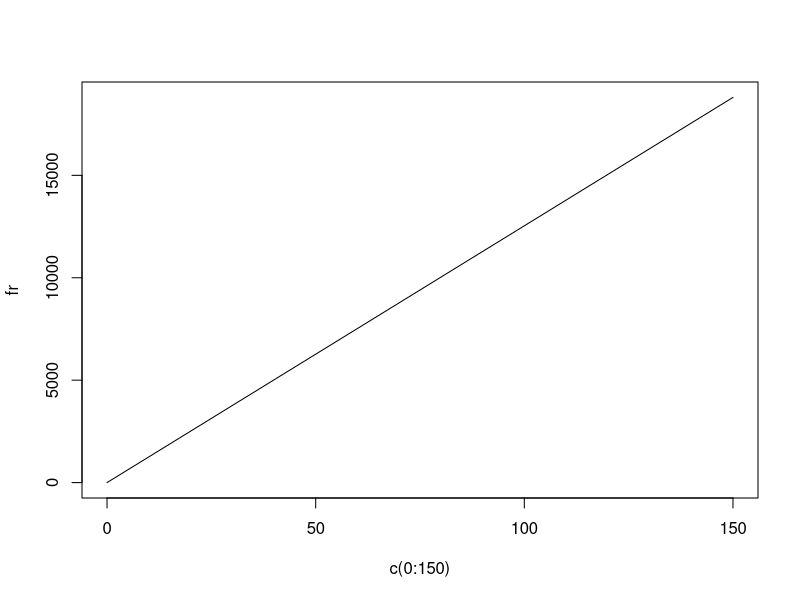

Recreate this plot in R.
predation<-function(P, P.L, N1, N2, N3){
  
  N = N1 + N2 + N3
  
  P.bm = (0.096868*(P.L/10)^3.2944)/10 #prawn length (mm) to weight (g) conversion from Lalrisanga et al (rosenbergii)
  
  N1.bm = 0.3124*0.4^2 - 0.1205*0.4 #4mm size class; length to weight from Sanna's data
  N2.bm = 0.3124*0.8^2 - 0.1205*0.8 #8mm size class; length to weight from Sanna's data
  N3.bm = 0.3124*1.2^2 - 0.1205*1.2 #12mm size class; length to weight from Sanna's data
  
  rps1 = P.bm / N1.bm
  rps2 = P.bm / N2.bm
  rps3 = P.bm / N3.bm
  
  ## TODO: refit functions for alpha and Th
  alpha1 = 1+0.03*rps1 #attack rate as a function of prawn to snail biomass ratio
  alpha2 = 1+0.03*rps2 #attack rate as a function of prawn to snail biomass ratio
  alpha3 = 1+0.03*rps3 #attack rate as a function of prawn to snail biomass ratio
  
  handle1 = (0.53623*exp(-0.05167*rps1))^-1 #handling time as a function of prawn to snail mass ratio
  handle2 = (0.53623*exp(-0.05167*rps2))^-1 #handling time as a function of prawn to snail mass ratio
  handle3 = (0.53623*exp(-0.05167*rps3))^-1 #handling time as a function of prawn to snail mass ratio
  
  gam1 = 1 #1/3 + 0.5*exp(-0.15*P.bm)
  gam3 = 1 #1/3*exp(-12*exp(-0.2*P.bm))
  gam2 = 1 #1 - gam1 - gam3
  
  ## Probably needs tweaking
  #gam_star1 = gam1*(N1/N) / (gam1*(N1/N) + gam2*(N2/N) + gam3*(N3/N))
  #gam_star2 = gam2*(N2/N) / (gam1*(N1/N) + gam2*(N2/N) + gam3*(N3/N))
  #gam_star3 = gam3*(N3/N) / (gam1*(N1/N) + gam2*(N2/N) + gam3*(N3/N))
  
  psi1 = (P*alpha1*gam1*N1) / (1+sum((alpha1/handle1)*gam1*N1,
                                     (alpha2/handle2)*gam2*N2,
                                     (alpha3/handle3)*gam3*N3))
  
  psi2 = (P*alpha2*gam2*N2) / (1+sum((alpha1/handle1)*gam1*N1,
                                     (alpha2/handle2)*gam2*N2,
                                     (alpha3/handle3)*gam3*N3))
  
  psi3 = (P*alpha3*gam3*N3) / (1+sum((alpha1/handle1)*gam1*N1,
                                     (alpha2/handle2)*gam2*N2,
                                     (alpha3/handle3)*gam3*N3))
  
  psi = psi1+psi2+psi3
  
  return(psi)
}

## TODO: experiment with curves for different prawn sizes and snail populations (single or mixed size)
fr = rep.int(0, 51)
for (i in 0:150) {
  fr[i+1] = predation(P = 1, P.L = 75, N1 = i, N2 = 0, N3 = 0)
}
plot(c(0:150), fr, type="l")
